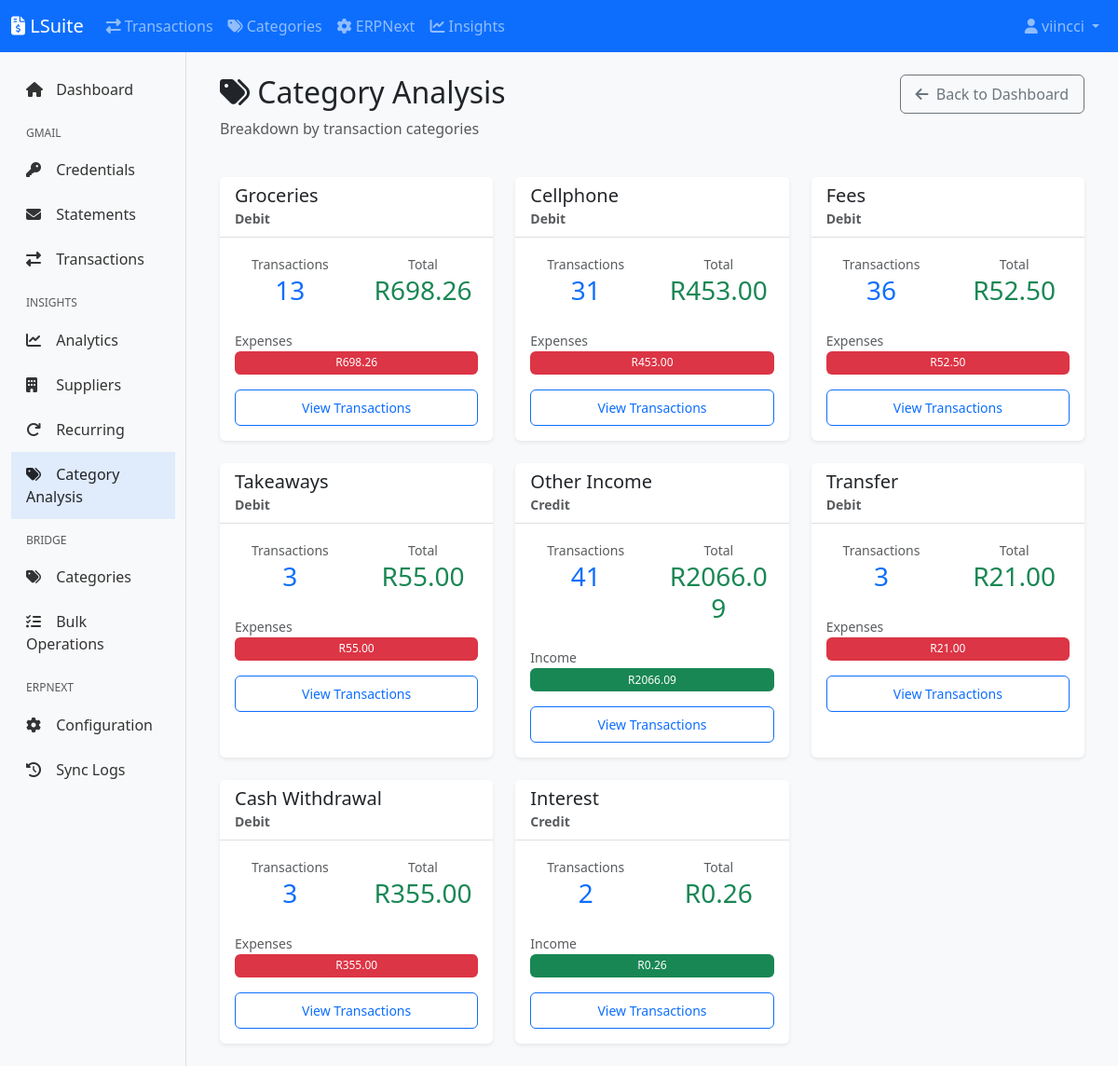
Page /insights/categories (signed in) on the committed database.
### lsuite/models.py (models this page shows, shortened)
class User(UserMixin, db.Model):
    __tablename__ = 'users'
    id = db.Column(db.Integer, primary_key=True)
    username = db.Column(db.String(80), unique=True, nullable=False, index=True)
    email = db.Column(db.String(120), unique=True, nullable=False, index=True)
    password_hash = db.Column(db.String(255), nullable=False)
    first_name = db.Column(db.String(50))
    last_name = db.Column(db.String(50))
    is_active = db.Column(db.Boolean, default=True)
    is_admin = db.Column(db.Boolean, default=False)
    created_at = db.Column(db.DateTime, default=datetime.utcnow)
    updated_at = db.Column(db.DateTime, default=datetime.utcnow, onupdate=datetime.utcnow)
    ai_enabled = db.Column(db.Boolean, default=True)
    ai_model = db.Column(db.String(50), default='claude-haiku-4.5')
    ai_can_access_files = db.Column(db.Boolean, default=True)
    ai_can_edit_files = db.Column(db.Boolean, default=True)
    bank_accounts = db.relationship('BankAccount', backref='user', lazy='dynamic', cascade='all, delete-orphan')
    transactions = db.relationship('Transaction', backref='user', lazy='dynamic', cascade='all, delete-orphan')
    bank_transactions = db.relationship('BankTransaction', backref='user', lazy='dynamic', cascade='all, delete-orphan')
    invoices = db.relationship('Invoice', backref='user', lazy='dynamic', cascade='all, delete-orphan')
    email_statements = db.relationship('EmailStatement', backref='user', lazy='dynamic', cascade='all, delete-orphan')

class TransactionCategory(db.Model):
    __tablename__ = 'transaction_categories'
    id = db.Column(db.Integer, primary_key=True)
    name = db.Column(db.String(100), nullable=False, unique=True)
    erpnext_account = db.Column(db.String(200), nullable=False)
    transaction_type = db.Column(db.String(20), nullable=False)
    keywords = db.Column(db.Text)
    active = db.Column(db.Boolean, default=True)
    color = db.Column(db.Integer)
    created_at = db.Column(db.DateTime, default=datetime.utcnow)
    transactions = db.relationship('BankTransaction', back_populates='category', lazy='dynamic')

### lsuite/insights/routes.py (the view)
@insights_bp.route('/categories')
@login_required
def categories():
    days = request.args.get('days', 90, type=int)
    start_date = datetime.now() - timedelta(days=days)
    category_data = db.session.query(
        TransactionCategory.id,
        TransactionCategory.name,
        TransactionCategory.transaction_type,
        func.count(BankTransaction.id).label('count'),
        func.sum(BankTransaction.withdrawal).label('expenses'),
        func.sum(BankTransaction.deposit).label('income')
    ).outerjoin(
        BankTransaction
    ).filter(
        BankTransaction.user_id == current_user.id,
        BankTransaction.date >= start_date.date()
    ).group_by(
        TransactionCategory.id,
        TransactionCategory.name,
        TransactionCategory.transaction_type
    ).all()
    categories_list = [
        {
            'id': c.id,
            'name': c.name,
            'type': c.transaction_type,
            'count': c.count,
            'expenses': float(c.expenses or 0),
            'income': float(c.income or 0),
            'total': float(c.expenses or 0) + float(c.income or 0)
        }
        for c in category_data
    ]
    uncategorized = BankTransaction.query.filter(
        BankTransaction.user_id == current_user.id,
        BankTransaction.category_id == None,
        BankTransaction.date >= start_date.date()
    ).all()
    uncategorized_total = sum(float(t.withdrawal or t.deposit or 0) for t in uncategorized)
    return render_template('insights/categories.html',
        categories=categories_list,
        uncategorized_count=len(uncategorized),
        uncategorized_total=uncategorized_total,
        days=days
    )

### lsuite/extensions.py (called while the page is built)
@login_manager.user_loader
def load_user(user_id):
    from lsuite.models import User
    return User.query.get(int(user_id))

### lsuite/templates/insights/categories.html (shortened to what this page needs)
{% extends "base.html" %}
{% block content %}
<div class="container-fluid mt-4">
    <div class="row mb-4">
        <div class="col">
            <h2><i class="fas fa-tags"></i> Category Analysis</h2>
            <p class="text-muted">Breakdown by transaction categories</p>
        </div>
        <div class="col-auto">
            <a href="{{ url_for('insights.dashboard') }}" class="btn btn-outline-secondary">
                <i class="fas fa-arrow-left"></i> Back to Dashboard
            </a>
        </div>
    </div>
    <div class="row">
        {% for cat in categories %}
        <div class="col-md-4 mb-4">
            <div class="card h-100">
                <div class="card-header">
                    <h5 class="mb-0">{{ cat.name }}</h5>
                    <small class="text-muted">{{ cat.type|capitalize }}</small>
                </div>
                <div class="card-body">
                    <div class="row mb-3">
                        <div class="col-6 text-center">
                            <small class="text-muted">Transactions</small>
                            <h3 class="text-primary">{{ cat.count }}</h3>
                        </div>
                        <div class="col-6 text-center">
                            <small class="text-muted">Total</small>
                            <h3 class="text-{{ 'danger' if cat.type == 'expense' else 'success' }}">
                                R{{ "%.2f"|format(cat.total) }}
                            </h3>
                        </div>
                    </div>
                    {% if cat.expenses > 0 %}
                    <div class="mb-2">
                        <small class="text-muted">Expenses</small>
                        <div class="progress" style="height: 25px;">
                            <div class="progress-bar bg-danger"
                                 style="width: 100%"
                                 title="R{{ '%.2f'|format(cat.expenses) }}">
                                R{{ "%.2f"|format(cat.expenses) }}
                            </div>
                        </div>
                    </div>
                    {% endif %}
                    {% if cat.income > 0 %}
                    <div class="mb-2">
                        <small class="text-muted">Income</small>
                        <div class="progress" style="height: 25px;">
                            <div class="progress-bar bg-success"
                                 style="width: 100%"
                                 title="R{{ '%.2f'|format(cat.income) }}">
                                R{{ "%.2f"|format(cat.income) }}
                            </div>
                        </div>
                    </div>
                    {% endif %}
                    <div class="mt-3">
                        <a href="{{ url_for('gmail.transactions', category_id=cat.id) }}"
                           class="btn btn-sm btn-outline-primary w-100">
                            View Transactions
                        </a>
                    </div>
                </div>
            </div>
        </div>
        {% endfor %}
    </div>
</div>
{% endblock %}

### lsuite/templates/components/navbar.html (shortened to what this page needs)
<nav class="navbar navbar-expand-lg navbar-dark bg-primary">
    <div class="container-fluid">
        <a class="navbar-brand" href="{{ url_for('main.index') if current_user.is_authenticated else url_for('auth.login') }}">
            <i class="fas fa-file-invoice-dollar"></i> LSuite
        </a>
        <div class="collapse navbar-collapse" id="navbarNav">
            {% if current_user.is_authenticated %}
            <ul class="navbar-nav me-auto">
                <li class="nav-item">
                    <a class="nav-link" href="{{ url_for('gmail.transactions') }}">
                        <i class="fas fa-exchange-alt"></i> Transactions
                    </a>
                </li>
                <li class="nav-item">
                    <a class="nav-link" href="{{ url_for('bridge.categories') }}">
                        <i class="fas fa-tags"></i> Categories
                    </a>
                </li>
                <li class="nav-item">
                    <a class="nav-link" href="{{ url_for('erpnext.configs') }}">
                        <i class="fas fa-cog"></i> ERPNext
                    </a>
                </li>
                <li class="nav-item">
                    <a class="nav-link" href="{{ url_for('insights.dashboard') }}">
                        <i class="fas fa-chart-line"></i> Insights
                    </a>
                </li>
            </ul>
            {% endif %}
            <ul class="navbar-nav ms-auto">
                {% if current_user.is_authenticated %}
                    <li class="nav-item dropdown">
                        <a class="nav-link dropdown-toggle" href="#" id="userDropdown" role="button" data-bs-toggle="dropdown">
                            <i class="fas fa-user"></i> {{ current_user.username }}
                        </a>
                    </li>
                {% endif %}
            </ul>
        </div>
    </div>
</nav>

### lsuite/static/css/style.css (style rules this page uses)
body { font-family: 'Segoe UI', Tahoma, Geneva, Verdana, sans-serif; background-color: #f8f9fa; }
.card { border: none; box-shadow: 0 0.125rem 0.25rem rgba(0, 0, 0, .075); transition: transform 0.2s, box-shadow 0.2s; }
.card-header { background-color: #fff; border-bottom: 1px solid rgba(0, 0, 0, .125); font-weight: 600; }
.btn { border-radius: 0.375rem; font-weight: 500; padding: 0.5rem 1rem; }
.btn i { margin-right: 0.25rem; }

### rows in the picture
User: username "viincci"
TransactionCategory: name "Groceries", type "Debit", count "13", total "698.26", expenses "698.26"
TransactionCategory: name "Cellphone", type "Debit", count "31", total "453.00", expenses "453.00"
TransactionCategory: name "Fees", type "Debit", count "36", total "52.50", expenses "52.50"
TransactionCategory: name "Takeaways", type "Debit", count "3", total "55.00", expenses "55.00"
TransactionCategory: name "Other Income", type "Credit", count "41", total "2066.09", income "2066.09"
TransactionCategory: name "Transfer", type "Debit", count "3", total "21.00", expenses "21.00"
TransactionCategory: name "Cash Withdrawal", type "Debit", count "3", total "355.00", expenses "355.00"
TransactionCategory: name "Interest", type "Credit", count "2", total "0.26", income "0.26"
